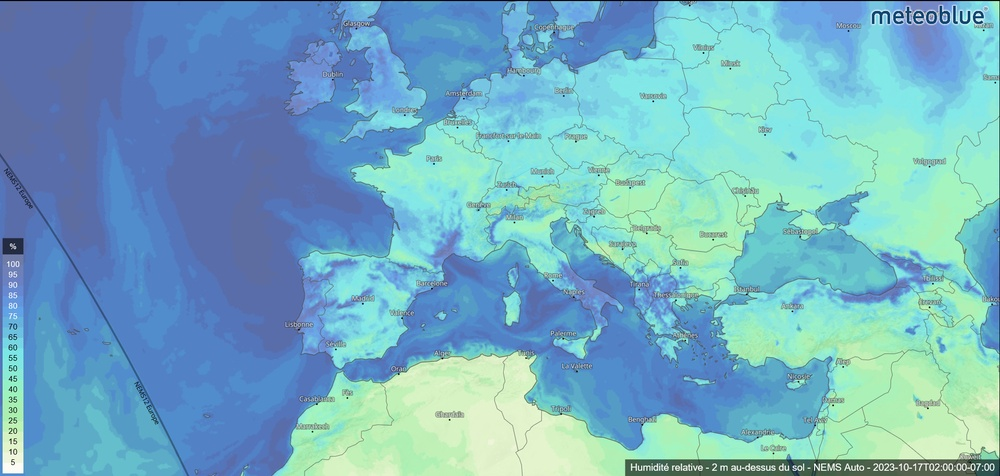
#> input picture data/humidite-relative.jpg, 1000 x 476 px, shrunk from 1920 x 913 before the run
$ python humidite_relative.py
#> lines starting #> are read from the running program, lines starting #| are printed output that depends on the picture; after the words box and inside, x2 and y2 are one past the last pixel; in counts of white or black regions, pixels touching at a corner belong together
#> in test, img is the input picture: shape (476, 1000, 3); mean B, G, R 195, 174.7, 115.4
import numpy as np
import cv2

def mask(img):
    ''' Function humidite_relative.mask.

    Detects regions of a picture whose relative humidity rate is less than 50%.

    Parameters:
        img (array_of_int): Picture from where low relative humidity rates are extracted.

    Returns:
        OutputArray (array_of_int): Mask of low relative humidity rates.
    '''
    # Variables declaration
    img_hsv = cv2.cvtColor(img, cv2.COLOR_BGR2HSV)
#> img_hsv: shape (476, 1000, 3); mean H, S, V 93.4, 115.7, 206.3
    h_pourcent_max_relat_humidite = 90
    # Color range of relative humidity between 0% and 50%
    lower_relat_humidity = (0, 0, 0)
    upper_relat_humidity = (h_pourcent_max_relat_humidite, 255, 255)
    # Mask (to select colors)
    mask = cv2.inRange(img_hsv, lower_relat_humidity, upper_relat_humidity)
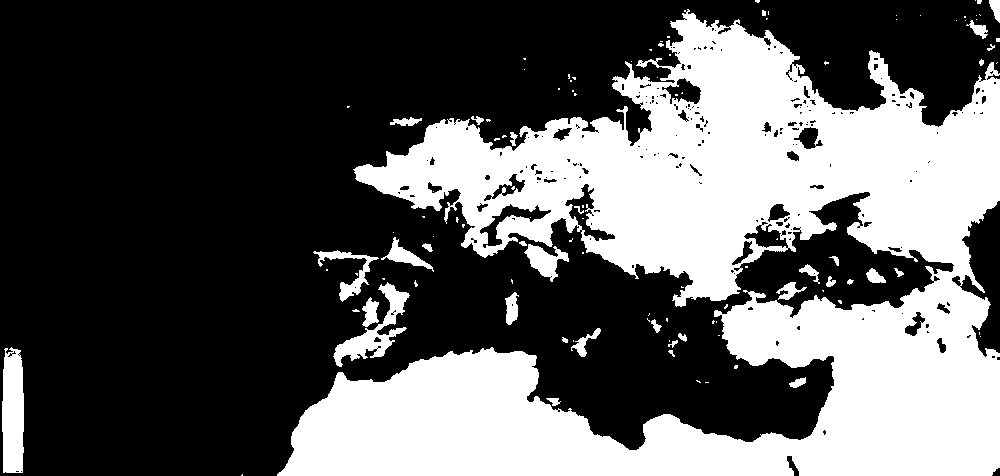
#> mask: shape (476, 1000); 36.2% white; 110 white regions (76 under 20 px), largest, box (x1, y1, x2, y2) and area: (277, 9, 1000, 476) 162596, (2, 347, 24, 473) 2465, (333, 282, 410, 367) 1847
    # Opening (to reduce noise)
    kernel = np.ones((3, 3), np.uint8)   # structural element
    opening = cv2.morphologyEx(mask, cv2.MORPH_OPEN, kernel)
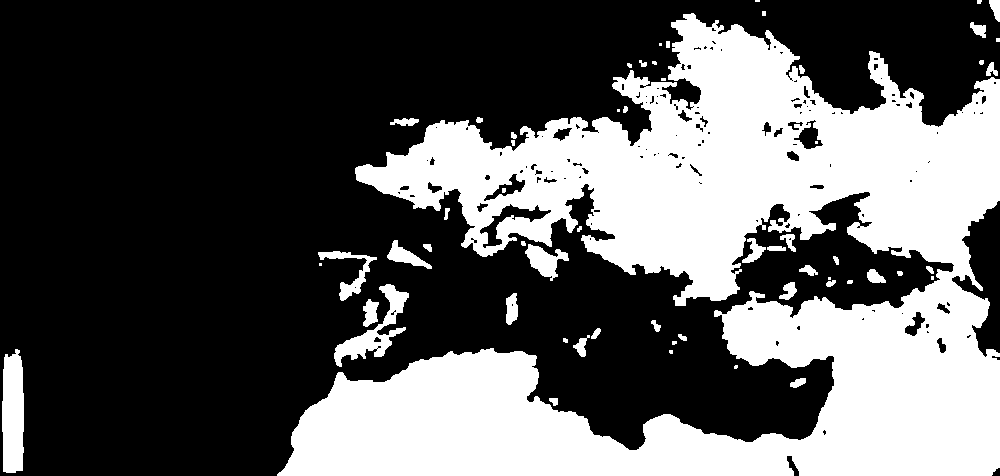
#> opening: shape (476, 1000); 35.8% white; 59 white regions (15 under 20 px), largest, box (x1, y1, x2, y2) and area: (277, 13, 1000, 476) 160558, (2, 349, 24, 473) 2408, (334, 284, 409, 367) 1790
    return opening

def test():
    # Get the image
    img = cv2.imread('./data/humidite-relative.jpg')
    # Deal with the situation when the file is not found
    if type(img) == type(None):
        raise FileNotFoundError("<humidite-relative> file was not found.")
    # Apply the function "mask" on the image to create a mask
    result = mask(img)
    # Apply the mask obtained on the image and display the result
    cv2.imshow('Result', cv2.bitwise_and(img, img, mask=result))
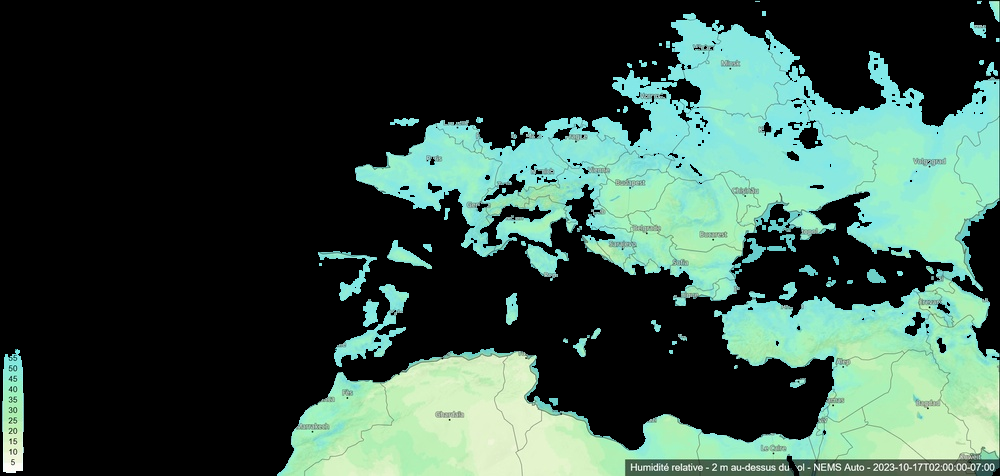
#> window 'Result': shape (476, 1000, 3); mean B, G, R 69.8, 81.1, 55.5
    cv2.waitKey(0)
    cv2.destroyAllWindows()

if __name__ == '__main__':
    test()

$ run again, with data/humidite-sol.jpg copied over data/humidite-relative.jpg
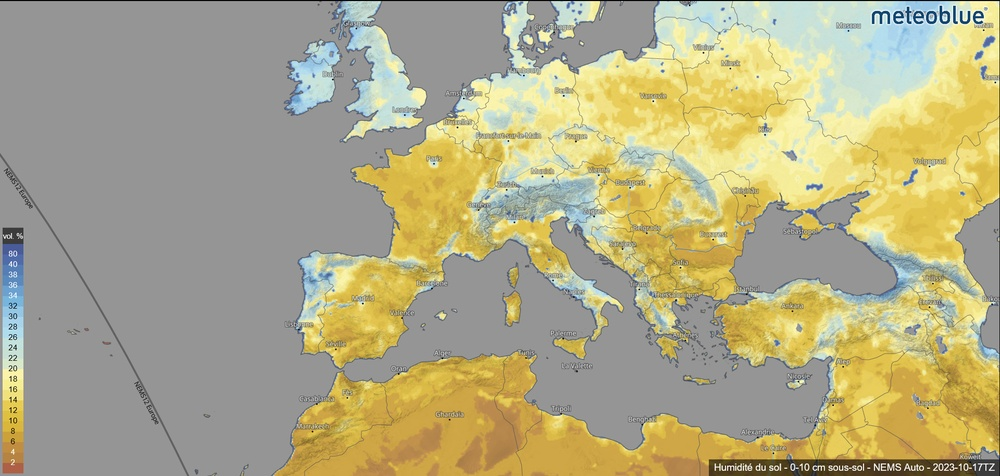
#> input picture data/humidite-sol.jpg, 1000 x 476 px, shrunk from 1920 x 913 before the run
#> in test, img is the input picture: shape (476, 1000, 3); mean B, G, R 134.8, 170.5, 176.9
#> img_hsv: shape (476, 1000, 3); mean H, S, V 26.7, 59.2, 180.5
#> in mask, `mask = cv2.inRange(img_hsv, lower_relat_humidity, upper_relat_humidity)`:
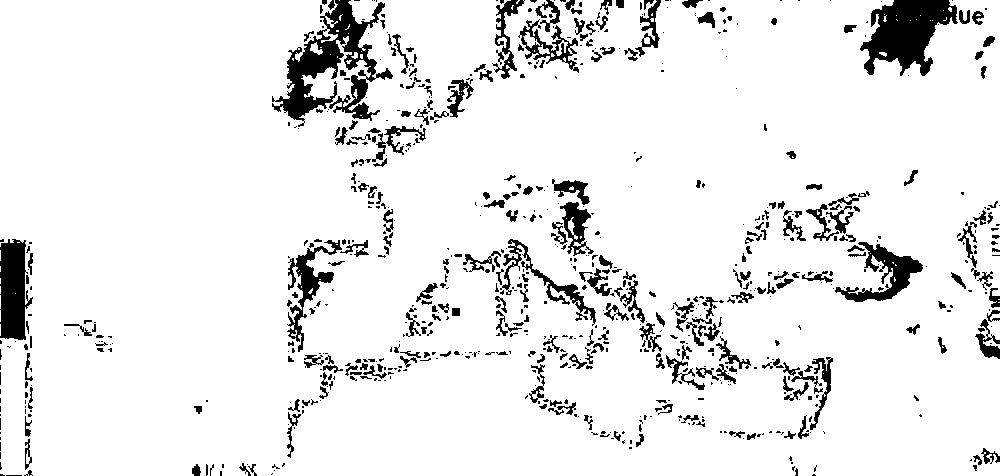
#> mask: shape (476, 1000); 91.5% white; 761 black regions (490 under 20 px), largest, box (x1, y1, x2, y2) and area: (272, 0, 393, 127) 5275, (860, 0, 958, 76) 4276, (0, 239, 33, 340) 2422
#> opening: shape (476, 1000); 90.1% white; 287 black regions (160 under 20 px), largest, box (x1, y1, x2, y2) and area: (272, 0, 393, 130) 6143, (860, 0, 984, 76) 4612, (0, 239, 33, 344) 2775
#> in test, `cv2.imshow('Result', cv2.bitwise_and(img, img, mask=result))`:
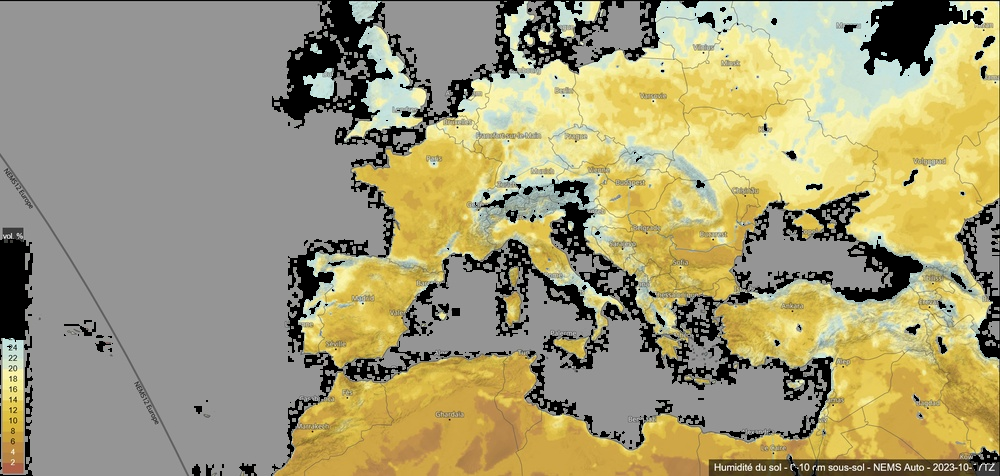
#> window 'Result': shape (476, 1000, 3); mean B, G, R 118.7, 155.3, 162.8

$ run again, with data/precipitation-nuage.jpg copied over data/humidite-relative.jpg
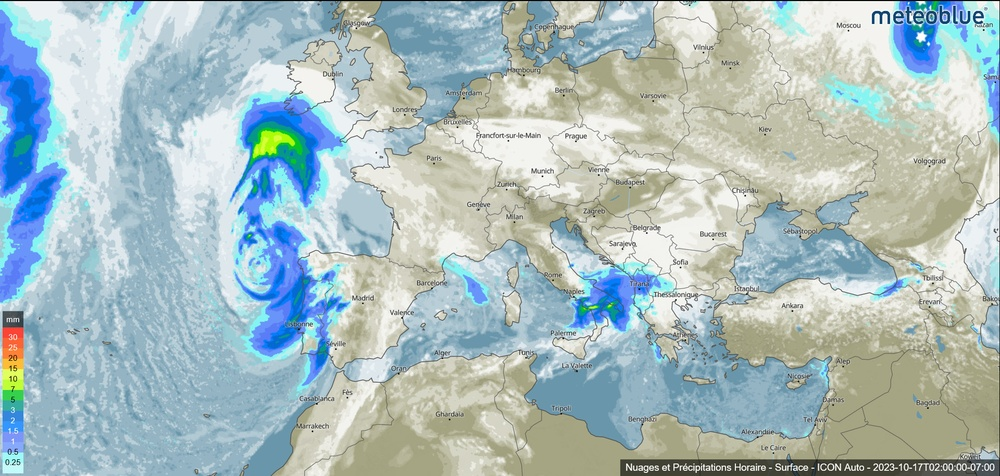
#> input picture data/precipitation-nuage.jpg, 1000 x 476 px, shrunk from 1920 x 913 before the run
#> in test, img is the input picture: shape (476, 1000, 3); mean B, G, R 191, 189.5, 170
#> img_hsv: shape (476, 1000, 3); mean H, S, V 67.2, 52.1, 201.3
#> in mask, `mask = cv2.inRange(img_hsv, lower_relat_humidity, upper_relat_humidity)`:
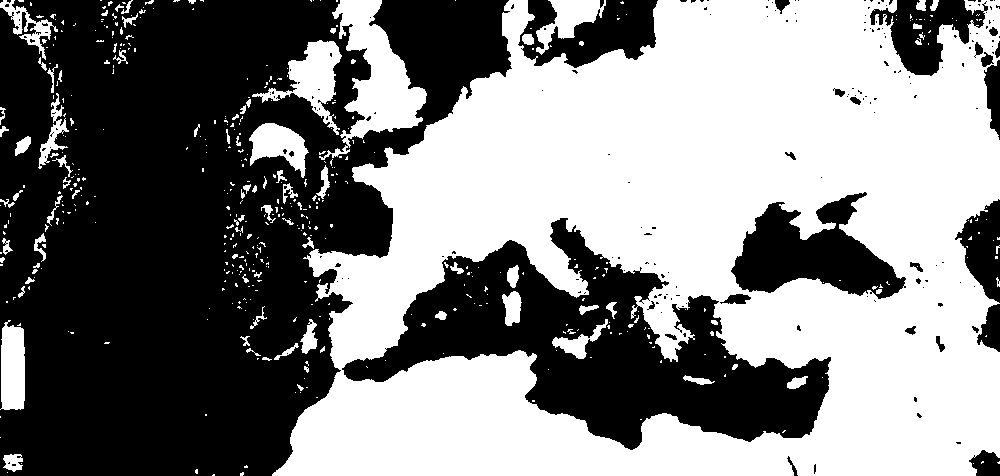
#> mask: shape (476, 1000); 51.1% white; 196 black regions (168 under 20 px), largest, box (x1, y1, x2, y2) and area: (0, 0, 512, 476) 161892, (342, 218, 831, 450) 44628, (731, 192, 906, 299) 9693
#> opening: shape (476, 1000); 50.2% white; 137 black regions (114 under 20 px), largest, box (x1, y1, x2, y2) and area: (0, 0, 512, 476) 165130, (342, 218, 831, 450) 45403, (731, 192, 906, 299) 9762
#> in test, `cv2.imshow('Result', cv2.bitwise_and(img, img, mask=result))`:
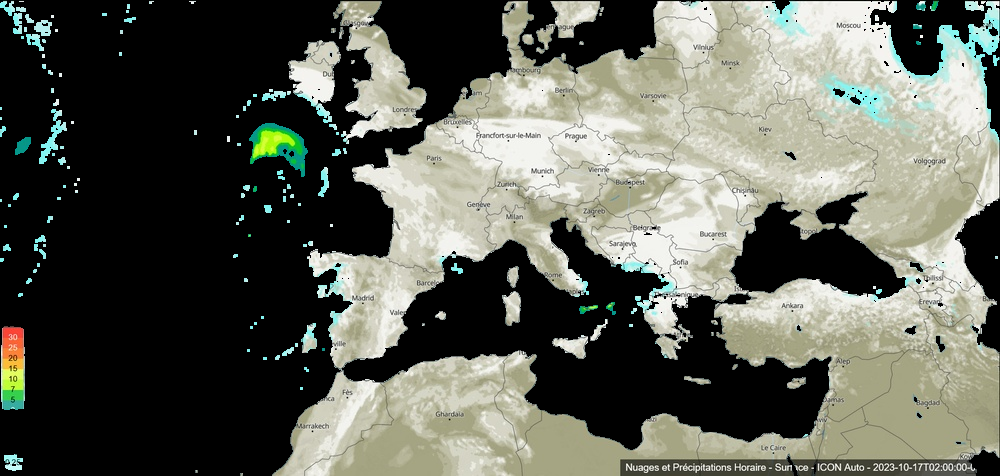
#> window 'Result': shape (476, 1000, 3); mean B, G, R 87.6, 97.5, 95.2
